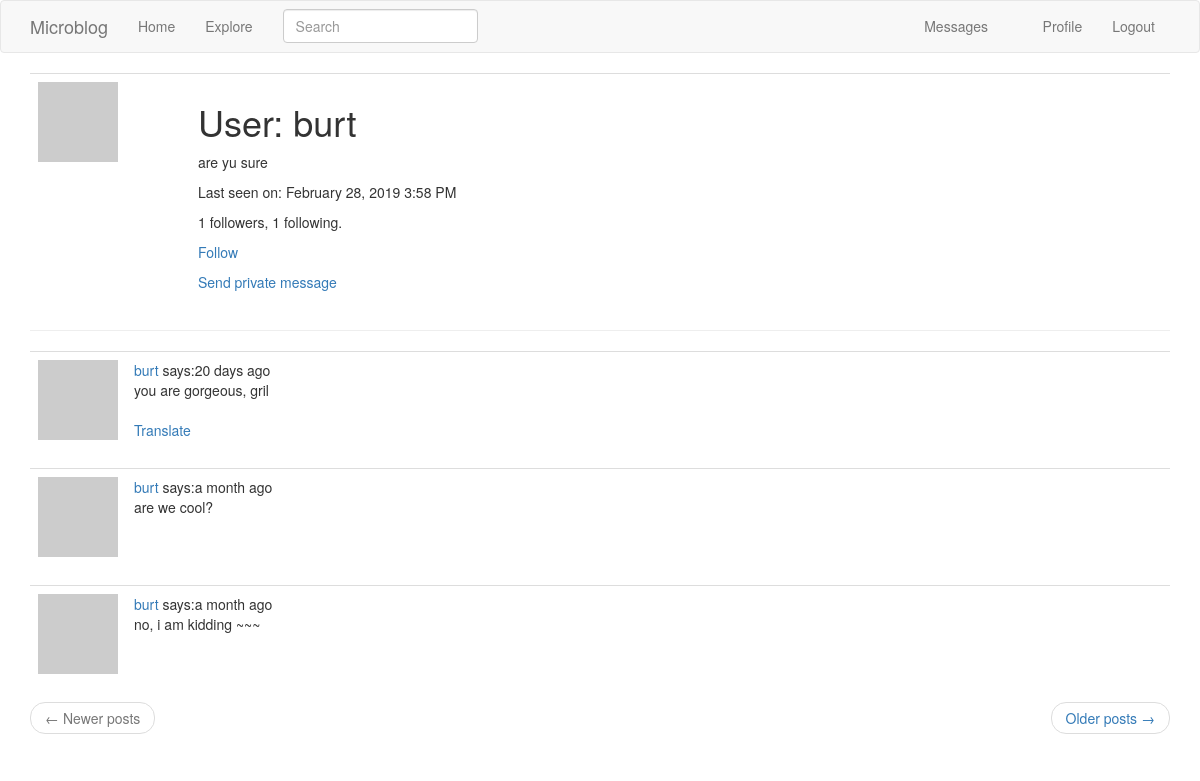
Page /user/burt (signed in) on the earlier database version.
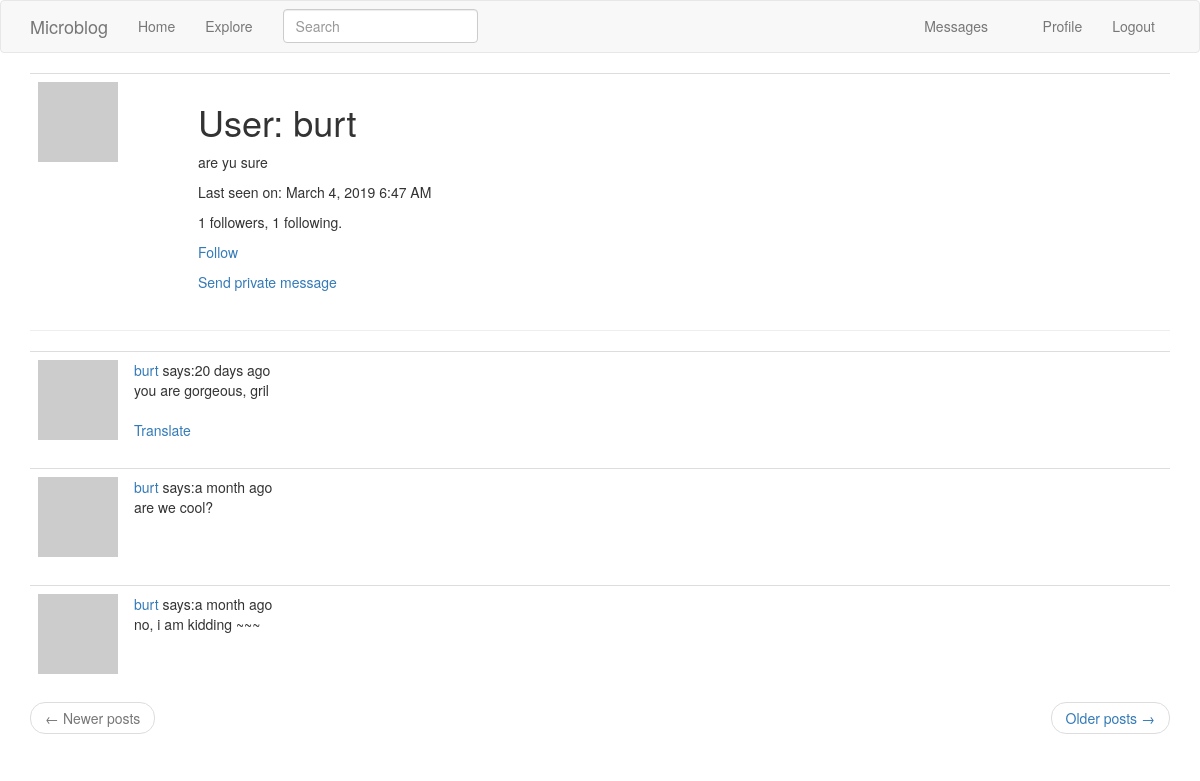
Same page on the later database version.
### app/models.py (models this page shows, shortened)
class User(UserMixin, db.Model):
    id = db.Column(db.Integer, autoincrement=True, primary_key=True)
    username = db.Column(db.String(64), index=True, unique=True)
    email = db.Column(db.String(120), index=True, unique=True)
    password_hash = db.Column(db.String(128))
    about_me = db.Column(db.String(140))
    last_seen = db.Column(db.DateTime, default=datetime.utcnow)
    posts = db.relationship('Post', backref='author', lazy='dynamic')
    followed = db.relationship('User',
                               secondary=followers,
                               primaryjoin=(followers.c.follower_id == id),
                               secondaryjoin=(followers.c.followed_id == id),
                               backref=db.backref('followers', lazy='dynamic'),
                               lazy='dynamic')
    messages_sent = db.relationship('Message',
                                    backref='author',
                                    foreign_keys='Message.sender_id',
                                    lazy='dynamic')
    messages_received = db.relationship('Message',
                                        backref='recipient',
                                        foreign_keys='Message.recipient_id',
                                        lazy='dynamic')
    notifications = db.relationship('Notification',
                                    backref='user',
                                    lazy='dynamic')
    tasks = db.relationship('Task', backref='user', lazy='dynamic')
    last_message_read_time = db.Column(db.DateTime)
    def new_messages(self):
        last_read_time = self.last_message_read_time or datetime(1900, 1, 1)
        return Message.query.filter_by(recipient=self).filter(Message.timestamp > last_read_time).count()
    def avatar(self, size):
        digest = md5(self.email.lower().encode('utf-8')).hexdigest()
        return 'https://www.gravatar.com/avatar/{}?d=monsterid&s={}'.format(digest, size)
    def is_following(self, user):
        return self.followed.filter(followers.c.followed_id == user.id).count() > 0

### app/main/routes.py (the view)
@bp.route('/user/<username>', methods=['GET'])
@login_required
def user(username):
    page = request.args.get('page', default=1, type=int)
    user = User.query.filter_by(username=username).first_or_404()
    posts = (user.posts
             .order_by(Post.timestamp.desc())
             .paginate(page, current_app.config['POSTS_PER_PAGE'], False))
    next_url = url_for('main.user', username=user.username, page=posts.next_num) if posts.has_next else None
    prev_url = url_for('main.user', username=user.username, page=posts.prev_num) if posts.has_prev else None
    return render_template('user.html', title='User', user=user,
                           posts=posts.items, next_url=next_url, prev_url=prev_url)

### app/main/forms.py
class SearchForm(FlaskForm):
    q = StringField('Search', validators=[DataRequired()])
    def __init__(self, *args, **kwargs):
        if 'formdata' not in kwargs:
            kwargs['formdata'] = request.args
        if 'csrf_enabled' not in kwargs:
            kwargs['csrf_enabled'] = False
        super(SearchForm, self).__init__(*args, **kwargs)

### app/main/routes.py (called while the page is built)
@bp.before_app_request
def before_request():
    if current_user.is_authenticated:
        current_user.last_seen = datetime.utcnow()
        db.session.commit()
        g.search_form = SearchForm()

### app/models.py (called while the page is built)
@login.user_loader
def load_user(uid):
    return User.query.get(int(uid))

    @classmethod
    def before_commit(cls, session):
        session._changes = {
            'add': list(session.new),
            'update': list(session.dirty),
            'delete': list(session.deleted)
        }

### app/templates/user.html
{% extends "base.html" %}
{% import 'bootstrap/wtf.html' as wtf %}
{% block app_content %}
<table class="table table-hover">
    <tr>
        <td width="160px"><img src="{{ user.avatar(160) }}"></td>
        <td>
            <h1>User: {{ user.username }}</h1>
            {% if user.about_me %}<p>{{ user.about_me }}</p>{% endif %}
            {% if user.last_seen %}<p>Last seen on: {{ moment(user.last_seen).format('LLL') }}</p>{% endif %}
            <p>{{ user.followers.count() }} followers, {{ user.followed.count() }} following.</p>
            {% if user==current_user %}
                <a href="{{ url_for('main.edit_profile') }}">edit profile</a>
                {% if not current_user.get_task_in_progress('export_posts') %}
                <p>
                    <a href="{{ url_for('main.export_posts') }}">Export your posts</a>
                </p>
                {% endif %}
            {% elif current_user.is_following(user) %}
            <p>
                <a href="{{ url_for('main.unfollow', username=user.username) }}">
                    UnFollow
                </a>
            </p>
            {% else %}
            <p>
                <a href="{{ url_for('main.follow', username=user.username) }}">
                    Follow
                </a>
            </p>
            {% endif %}
            {% if user != current_user %}
            <p>
                <a href="{{ url_for('main.sent_message', recipient_name=user.username) }}">
                    Send private message
                </a>
            </p>
            {% endif %}
        </td>
    </tr>
</table>
<hr>
{% for post in posts %}
{% include "_post.html" %}
{% endfor %}
<nav aria-label="...">
        <ul class="pager">
            <li class="previous{% if not prev_url %} disabled{% endif %}">
                <a href="{{ prev_url or '#' }}">
                    <span aria-hidden="true">&larr;</span> Newer posts
                </a>
            </li>
            <li class="next{% if not next_url %} disabled{% endif %}">
                <a href="{{ next_url or '#' }}">
                    Older posts <span aria-hidden="true">&rarr;</span>
                </a>
            </li>
        </ul>
</nav>
{% endblock %}

Differences in the rows shown:
changed User "burt": last_seen "February 28, 2019 3:58 PM" → "March 4, 2019 6:47 AM"
